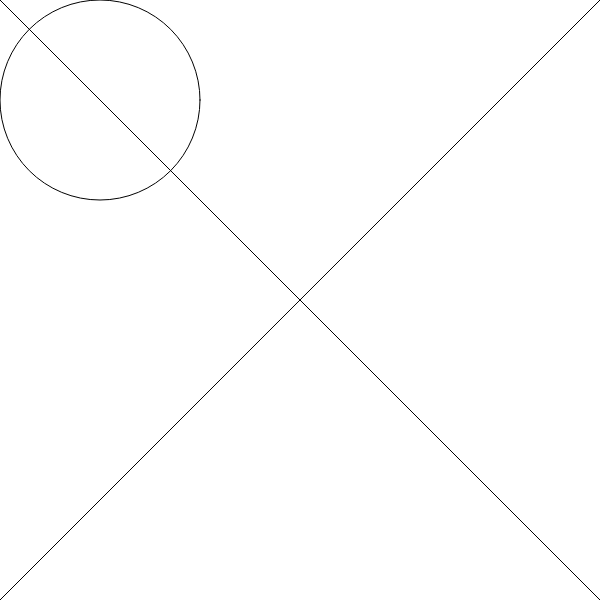
Frame 1 (no input)
Frame 60 (no input): identical to frame 1, image omitted
Frame 120 (the mouse pressed at the canvas centre since frame 60): identical to frame 1, image omitted

The p5.js sketch that drew this single still picture (run headless with seeded random() and noise() and a simulated clock; from frame 60 on, the mouse is pressed at the canvas centre):

// p5.js sketch
// ── sketch.js
//Por fin vamos a usar el Draw
//var es palabra reservada para definir una variable en javascript
//es diferente declarar que definir
// var hola; declarada
// var movida = 0; declarada y definida;
// Lo miramos en el console de chrome,
// El console es como un bareto de esos que molan pero que si no te llevan no entras

var x = 100;
var y = 100;

function setup() {
  createCanvas(600, 600);
}

function draw() {
  background(255);
  //funcioan como antes pero aqui estan pasando cosas....
  ellipse(x, y, 200, 200); //creamos una ellipse con variables definidas

  line(0, 0, width, height); //posicion arranca en 0.0 y el tamaño igual que el width/height
  line(width, 0, 0, height); //a la contra
}
